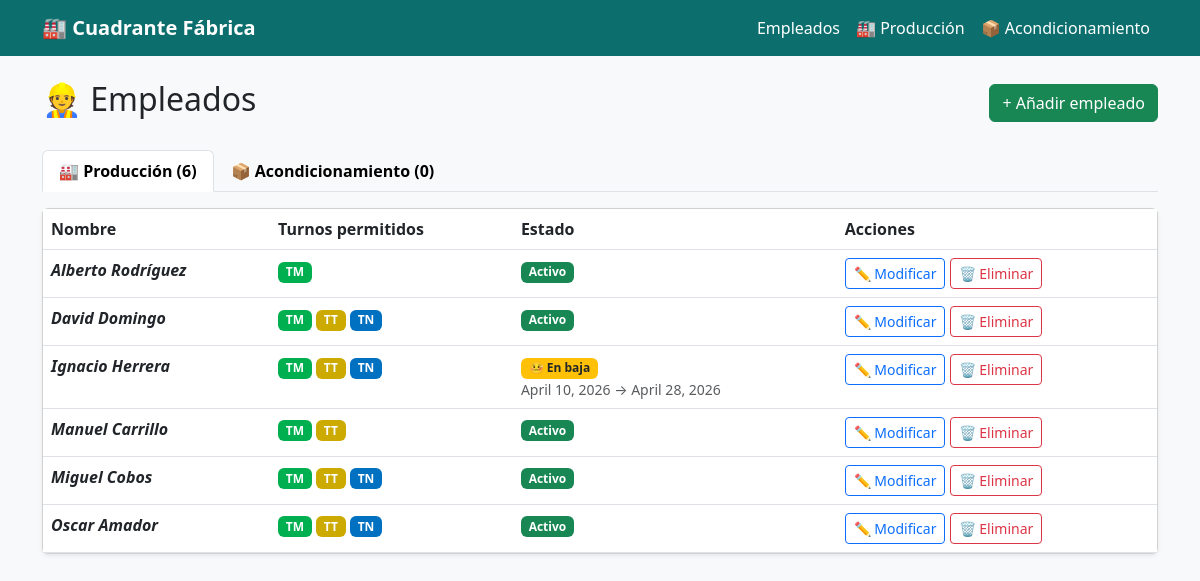
/employees/, run on an earlier commit of the app's database.
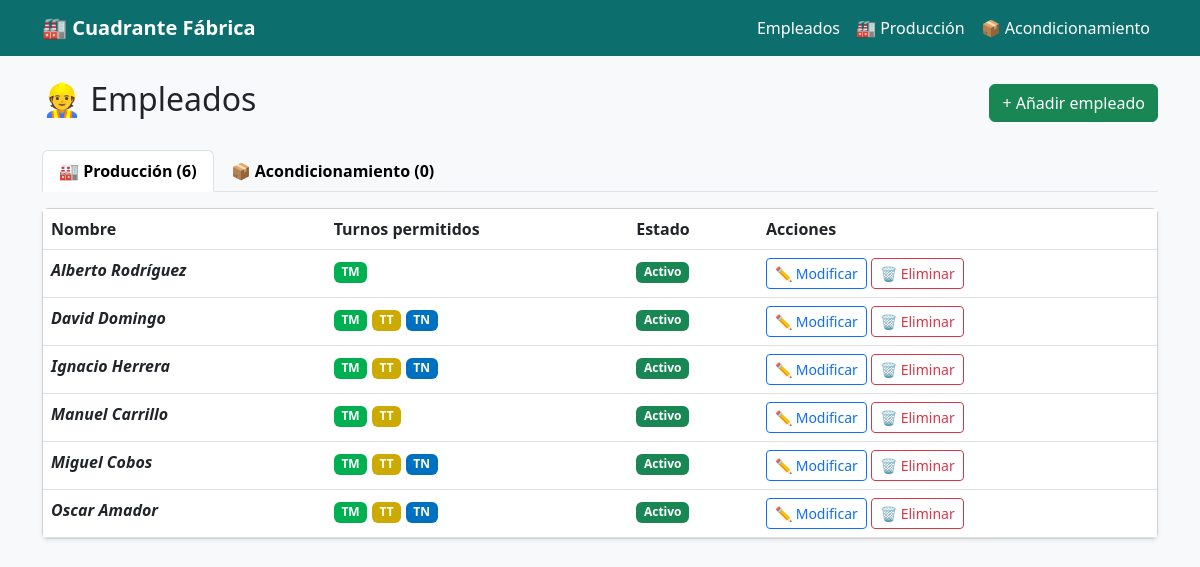
And on a later commit of the database.
### employees/models.py (models this page shows, shortened)
class Employee(models.Model):
    DEPARTAMENTO_CHOICES = [
        ('produccion',        'Producción'),
        ('acondicionamiento', 'Acondicionamiento'),
    ]
    name           = models.CharField(max_length=100)
    departamento   = models.CharField(max_length=20, choices=DEPARTAMENTO_CHOICES, default='produccion')
    puede_TM       = models.BooleanField(default=True, verbose_name='TM')
    puede_TT       = models.BooleanField(default=True, verbose_name='TT')
    puede_TN       = models.BooleanField(default=True, verbose_name='TN')
    en_baja        = models.BooleanField(default=False, verbose_name='En baja')
    baja_inicio    = models.DateField(null=True, blank=True, verbose_name='Inicio baja')
    baja_fin       = models.DateField(null=True, blank=True, verbose_name='Fin baja')
    class Meta:
        ordering = ['departamento', 'name']

### employees/views.py (the view)
# urls.py: path('',                 views.employee_list,   name='employee_list'),
def employee_list(request):
    produccion       = Employee.objects.filter(departamento='produccion')
    acondicionamiento = Employee.objects.filter(departamento='acondicionamiento')
    return render(request, 'employees/employee_list.html', {
        'produccion':        produccion,
        'acondicionamiento': acondicionamiento,
    })

### employees/templates/employees/employee_list.html (shortened to what this page needs)
{% extends 'base.html' %}
{% block content %}
<div class="d-flex justify-content-between align-items-center mb-4">
  <h2>👷 Empleados</h2>
  <a href="{% url 'employee_create' %}" class="btn btn-success">+ Añadir empleado</a>
</div>
<ul class="nav nav-tabs mb-3" id="empTabs">
  <li class="nav-item">
    <button class="nav-link active" data-bs-toggle="tab" data-bs-target="#produccion">
      🏭 Producción ({{ produccion.count }})
    </button>
  </li>
  <li class="nav-item">
    <button class="nav-link" data-bs-toggle="tab" data-bs-target="#acondicionamiento">
      📦 Acondicionamiento ({{ acondicionamiento.count }})
    </button>
  </li>
</ul>
<div class="tab-content">
  <div class="tab-pane fade show active" id="produccion">
    <div class="card shadow-sm">
      <table class="table table-hover mb-0">
        <thead style="background-color:#0d6e6e; color:white;">
          <tr>
            <th>Nombre</th>
            <th>Turnos permitidos</th>
            <th>Estado</th>
            <th>Acciones</th>
          </tr>
        </thead>
        <tbody>
          {% for emp in produccion %}
          <tr>
            <td class="fw-bold fst-italic">{{ emp.name }}</td>
            <td>
              {% if emp.puede_TM %}<span class="badge" style="background-color:#00B050; color:#fff;">TM</span>{% endif %}
              {% if emp.puede_TT %}<span class="badge" style="background-color:#CCAA00; color:#fff;">TT</span>{% endif %}
              {% if emp.puede_TN %}<span class="badge" style="background-color:#0070C0; color:#fff;">TN</span>{% endif %}
            </td>
            <td>
              {% if emp.en_baja %}
                <span class="badge bg-warning text-dark">🤒 En baja</span>
                {% if emp.baja_inicio and emp.baja_fin %}
                  <small class="text-muted d-block">{{ emp.baja_inicio }} → {{ emp.baja_fin }}</small>
                {% elif emp.baja_inicio %}
                  <small class="text-muted d-block">Desde {{ emp.baja_inicio }}</small>
                {% endif %}
              {% else %}
                <span class="badge bg-success">Activo</span>
              {% endif %}
            </td>
            <td>
              <a href="{% url 'employee_edit' emp.pk %}" class="btn btn-sm btn-outline-primary">✏️ Modificar</a>
              <a href="{% url 'employee_delete' emp.pk %}" class="btn btn-sm btn-outline-danger">🗑️ Eliminar</a>
            </td>
          </tr>
          {% empty %}
          <tr>
            <td colspan="4" class="text-center text-muted py-4">No hay empleados en Producción.</td>
          </tr>
          {% endfor %}
        </tbody>
      </table>
    </div>
  </div>
</div>
{% endblock %}

What changed in the data, as far as the page shows it:
changed Employee "Ignacio Herrera": baja_inicio "April 10, 2026" → (not shown); baja_fin "April 28, 2026" → (not shown); en_baja "🤒 En baja →" → "Activo"
